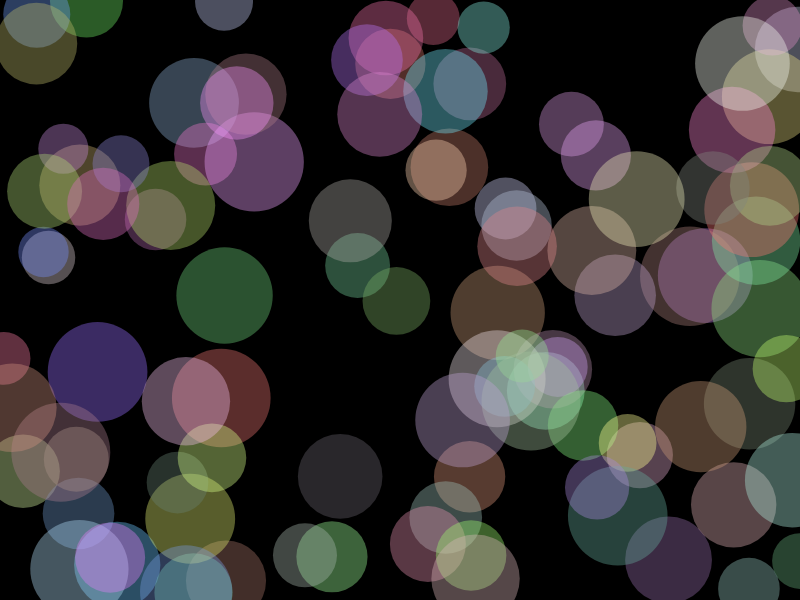
Frame 1 (no input)
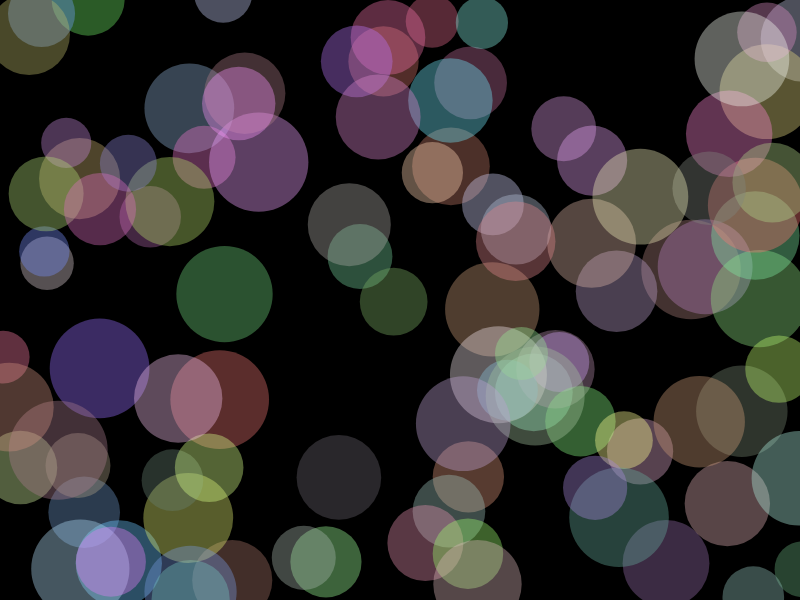
Frame 60 (no input)
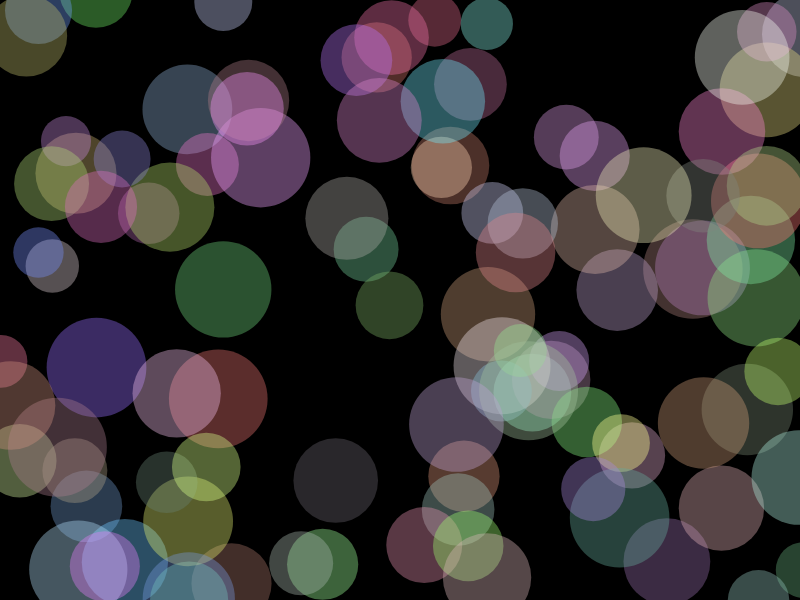
Frame 120 (the mouse pressed at the canvas centre since frame 60)

The p5.js sketch that drew these frames (run headless with seeded random() and noise() and a simulated clock; from frame 60 on, the mouse is pressed at the canvas centre):

// p5.js sketch
// ── sketch.js
let totalBubbles = 100;
let bubbles = [];

function setup() {
  createCanvas(displayWidth, displayHeight);
  for (let i = 0; i < totalBubbles; i++) {
    let x = random(width);
    let y = random(height);
    let r = random(100, 255);
    let g = random(100, 255);
    let b = random(100, 255);
    let a = 100;
    bubbles.push(new Bubble(x, y, r, g, b, a));
  }
}

function draw() {
  background(0);

  for (i of bubbles) {
    i.move();
    i.show();
  }
}
// ── bubble.js
class Bubble {
  constructor(x, y, r, g, b, a) {
    this.x = x;
    this.y = y;
    this.radius = random(50, 100);
    this.r = r;
    this.g = g;
    this.b = b;
    this.a = a;
  }

  move() {
    this.x += random(-1, 1);
    this.y += random(-1, 1);
  }

  show() {
    fill(this.r, this.g, this.b, this.a);
    noStroke();
    circle(this.x, this.y, this.radius);
  }
}
